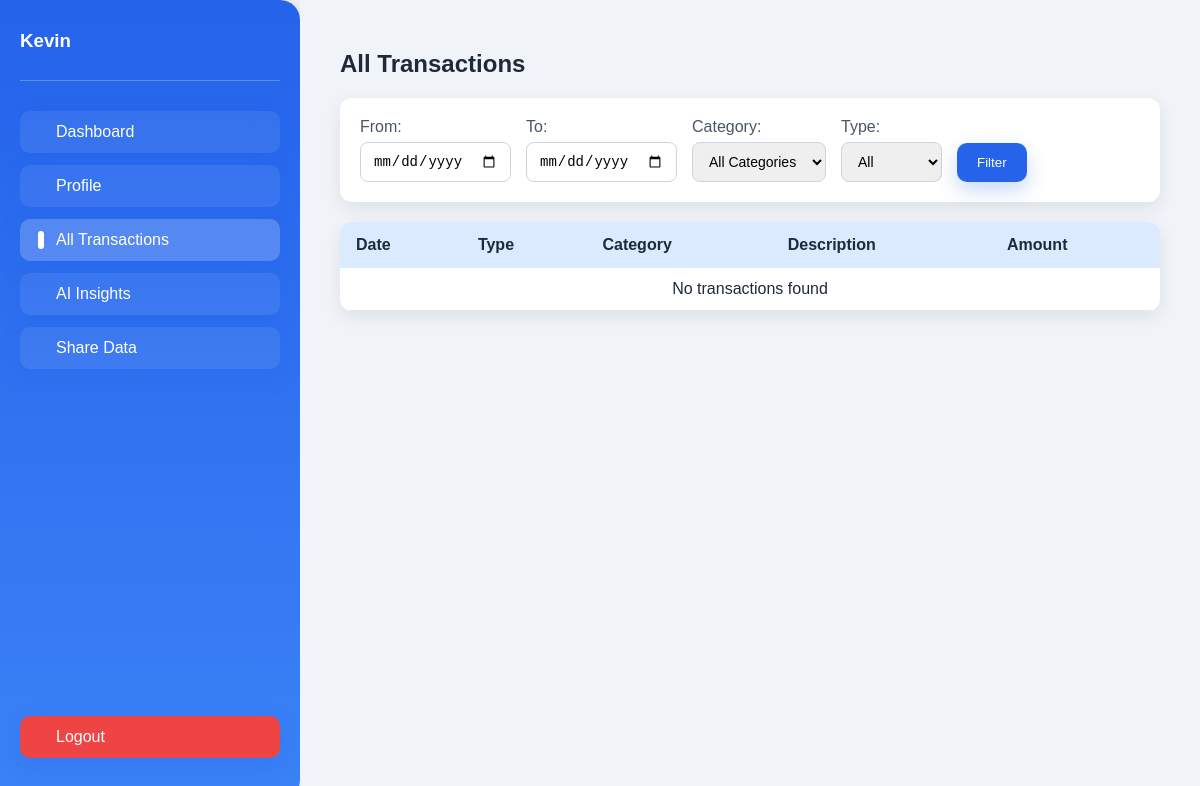
The app's page /transactions (signed in), older data.
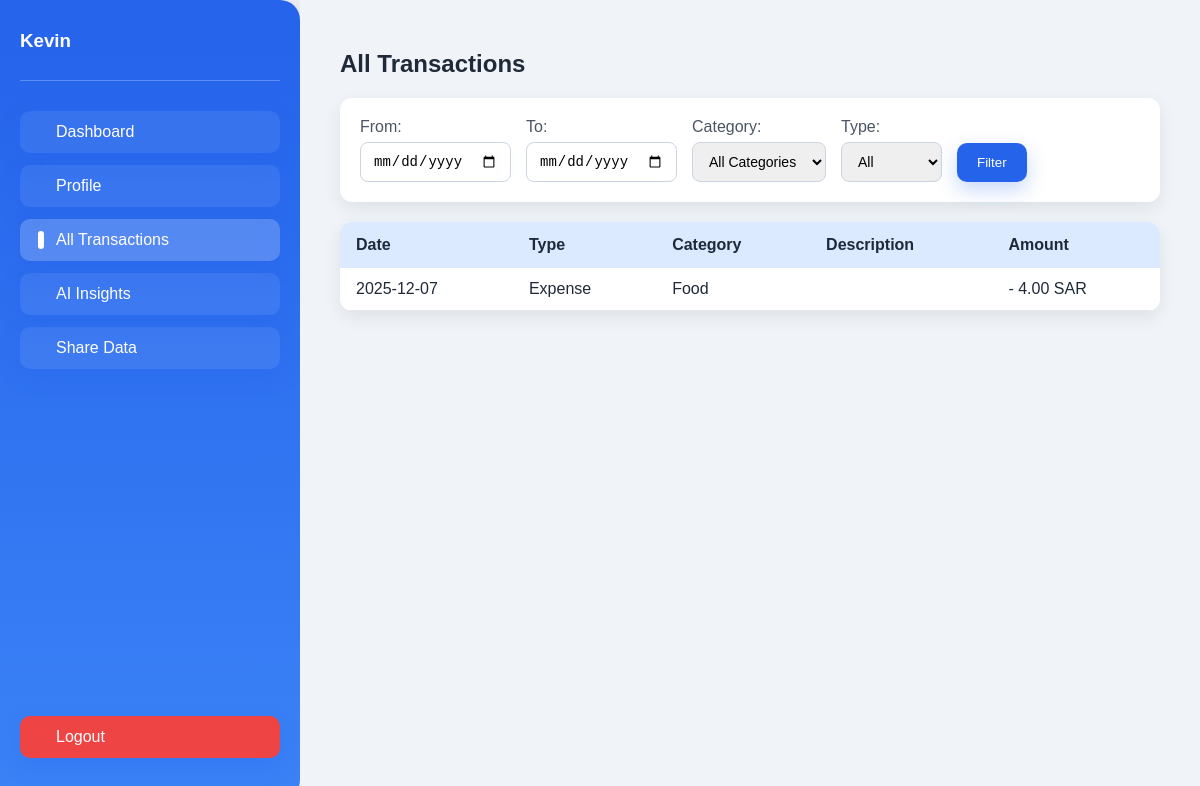
The same page, newer data.
### models.py (models this page shows)
class User(db.Model):
    id = db.Column(db.Integer, primary_key=True)
    name = db.Column(db.String(150), nullable=False)
    email = db.Column(db.String(150), unique=True, nullable=False)
    password_hash = db.Column(db.String(256), nullable=False)
    birthday = db.Column(db.Date, nullable=False)
    income = db.Column(db.Float, nullable=False)
    currency = db.Column(db.String(10), nullable=False, default='SAR')
    budget_style = db.Column(db.String(50), default='Balanced')
    goals = db.Column(db.String(500))
    week_start = db.Column(db.String(20), default='Monday')
    gender = db.Column(db.String(20), nullable=False)
    created_at = db.Column(db.DateTime, default=datetime.utcnow)

class Expense(db.Model):
    id = db.Column(db.Integer, primary_key=True)
    user_id = db.Column(db.Integer, db.ForeignKey('user.id'), nullable=False)
    amount = db.Column(db.Float, nullable=False)
    category = db.Column(db.String(50), nullable=False)
    description = db.Column(db.String(200))
    date = db.Column(db.DateTime, default=datetime.utcnow)
    user = db.relationship('User', backref=db.backref('expenses', lazy=True))

### app.py (the view, shortened to what this page needs)
@app.route('/transactions')
def all_transactions():
    user = get_current_user()
    if user is None:
        return redirect(url_for('login'))
    start = request.args.get('start')
    end = request.args.get('end')
    category = request.args.get('category')
    flow = request.args.get('flow')
    expenses_query = Expense.query.filter_by(user_id=user.id)
    incomes_query = Income.query.filter_by(user_id=user.id)
    if start:
        expenses_query = expenses_query.filter(func.date(Expense.date) >= start)
        incomes_query = incomes_query.filter(func.date(Income.date) >= start)
    if end:
        expenses_query = expenses_query.filter(func.date(Expense.date) <= end)
        incomes_query = incomes_query.filter(func.date(Income.date) <= end)
    if category:
        expenses_query = expenses_query.filter_by(category=category)
        incomes_query = incomes_query.filter_by(category=category)
    expenses = expenses_query.all()
    incomes = incomes_query.all()
    combined = []
    for e in expenses:
        combined.append({
            "date": e.date,
            "flow": "expense",
            "category": e.category,
            "description": e.description,
            "amount": e.amount,
        })
    if flow == "income":
        combined = [c for c in combined if c["flow"] == "income"]
    elif flow == "expense":
        combined = [c for c in combined if c["flow"] == "expense"]
    combined.sort(key=lambda x: x["date"], reverse=True)
    filter_categories = ['Salary'] + CATEGORIES
    return render_template('all_transactions.html', expenses=combined, categories=filter_categories, user=user)

### app.py (called while the page is built)
def get_current_user():
    user_id = session.get('user_id')
    if not user_id:
        return None
    user = User.query.get(user_id)
    if user is None:
        return None
    _ = user.email
    return user

@app.before_request
def _csrf_protect():
    if request.method in ('POST', 'PUT', 'DELETE'):
        sent = request.form.get('_csrf')
        session_token = session.get('csrf_token')
        if not sent or not session_token or sent != session_token:
            abort(400)

### templates/all_transactions.html (shortened to what this page needs)
<!DOCTYPE html>
<html lang="en">
<head>
    <link rel="stylesheet" href="{{ url_for('static', filename='css/dashboard.css') }}">
</head>
<body>
<div class="dashboard-container">
    <div class="sidebar">
        <div class="user-info">
            <h3>{{ user.name }}</h3>
        </div>
        <a href="{{ url_for('dashboard') }}" class="btn">Dashboard</a>
        <a href="{{ url_for('profile') }}" class="btn">Profile</a>
        <a href="{{ url_for('all_transactions') }}" class="btn active">All Transactions</a>
        <a href="{{ url_for('ai_insights_page') }}" class="btn">AI Insights</a>
        <a href="{{ url_for('share') }}" class="btn">Share Data</a>
        <a href="{{ url_for('logout') }}" class="btn logout">Logout</a>
    </div>
    <div class="main-content">
        <h2>All Transactions</h2>
        <form method="GET" class="filter-form">
            <div class="filter-group">
                <label>From:</label>
                <input type="date" name="start" value="{{request.args.get('start','')}}">
            </div>
            <div class="filter-group">
                <label>To:</label>
                <input type="date" name="end" value="{{request.args.get('end','')}}">
            </div>
            <div class="filter-group">
                <label>Category:</label>
                <select name="category">
                    <option value="">All Categories</option>
                </select>
            </div>
            <div class="filter-group">
                <label>Type:</label>
                <select name="flow">
                    <option value="">All</option>
                </select>
            </div>
            <button type="submit" class="btn filter-btn">Filter</button>
        </form>
        <div class="table-container">
            <table>
                <thead>
                    <tr>
                        <th>Date</th>
                        <th>Type</th>
                        <th>Category</th>
                        <th>Description</th>
                        <th>Amount</th>
                    </tr>
                </thead>
                <tbody>
                    {% for e in expenses %}
                    <tr>
                        <td>{{ e.date.strftime('%Y-%m-%d') }}</td>
                        <td>{{ e.flow|capitalize }}</td>
                        <td>{{ e.category }}</td>
                        <td>{{ e.description }}</td>
                        <td>
                            {% if e.flow == 'income' %}+{% else %}-{% endif %}
                            {{ "%.2f"|format(e.amount) }} {{ user.currency }}
                        </td>
                    </tr>
                    {% else %}
                    <tr>
                        <td colspan="5" style="text-align:center;">No transactions found</td>
                    </tr>
                    {% endfor %}
                </tbody>
            </table>
        </div>
    </div>
</div>
</body>
</html>

### static/css/dashboard.css (style rules this page uses)
body { margin: 0; font-family: "Poppins", sans-serif; background-color: #f0f4f8; color: #1f2937; }
.dashboard-container { display: flex; min-height: 100vh; }
.sidebar { width: 260px; background: linear-gradient(180deg, #2563eb, #3b82f6); color: #fff; display: flex; flex-direction: column; padding: 30px 20px; box-shadow: 2px 0 15px rgba(0,0,0,0.1); border-radius: 0 20px 20px 0; }
.sidebar h2, .sidebar h3 { margin: 0 0 8px 0; font-weight: 700; }
.sidebar .user-info { margin-bottom: 30px; border-bottom: 1px solid rgba(255,255,255,0.25); padding-bottom: 20px; }
.sidebar .btn { display: flex; align-items: center; padding: 12px 18px; margin-bottom: 12px; border-radius: 10px; color: #fff; text-decoration: none; font-weight: 500; background: rgba(255,255,255,0.07); transition: all 0.2s ease; position: relative; }
.sidebar .btn:hover, .sidebar .btn.active { background-color: rgba(255,255,255,0.2); }
.sidebar .btn::before { content: ''; width: 6px; height: 100%; background-color: #fff; border-radius: 3px; margin-right: 12px; opacity: 0; transition: opacity 0.2s ease; }
.sidebar .btn.active::before, .sidebar .btn:hover::before { opacity: 1; }
.sidebar .logout { margin-top: auto; background-color: #ef4444; transition: all 0.2s ease; }
.main-content { flex: 1; padding: 30px 40px; background-color: #f0f4f8; overflow-y: auto; max-height: 100vh; }
.btn { border: none; padding: 10px 16px; border-radius: 10px; cursor: pointer; font-weight: 600; text-decoration: none; display: inline-block; background: #2563eb; color: #fff; box-shadow: 0 8px 20px rgba(37,99,235,0.25); transition: all 0.2s ease; }
.table-container { overflow-x: auto; border-radius: 12px; background: #fff; box-shadow: 0 6px 18px rgba(0,0,0,0.08); margin-bottom: 25px; }
table { width: 100%; border-collapse: collapse; min-width: 650px; }
thead { background-color: #dbeafe; }
thead th { padding: 14px 16px; text-align: left; font-weight: 600; color: #1e293b; }
tbody td { padding: 12px 16px; border-bottom: 1px solid #e5e7eb; }
.filter-form { display: flex; gap: 15px; flex-wrap: wrap; margin-bottom: 20px; align-items: flex-end; background: #fff; padding: 20px; border-radius: 12px; box-shadow: 0 6px 18px rgba(0,0,0,0.08); }
.filter-form .filter-group { display: flex; flex-direction: column; }
.filter-form label { font-weight: 500; margin-bottom: 6px; color: #4b5563; }
.filter-form input, .filter-form select { padding: 10px 12px; border-radius: 8px; border: 1px solid #cbd5e1; outline: none; font-size: 14px; }
.filter-btn { background-color: #2563eb; color: #fff; border: none; padding: 12px 20px; border-radius: 10px; cursor: pointer; font-weight: 500; transition: background 0.2s ease; }
.table-container { overflow-x: auto; border-radius: 12px; background: #fff; box-shadow: 0 6px 18px rgba(0,0,0,0.08); }

Row changes from the older to the newer data that the page shows:
added Expense: date "2025-12-07", flow "Expense", category "Food", amount "4.00", {{ user.currency }} "SAR"
Text that changed along with them:
text no longer shown: "No transactions found"
